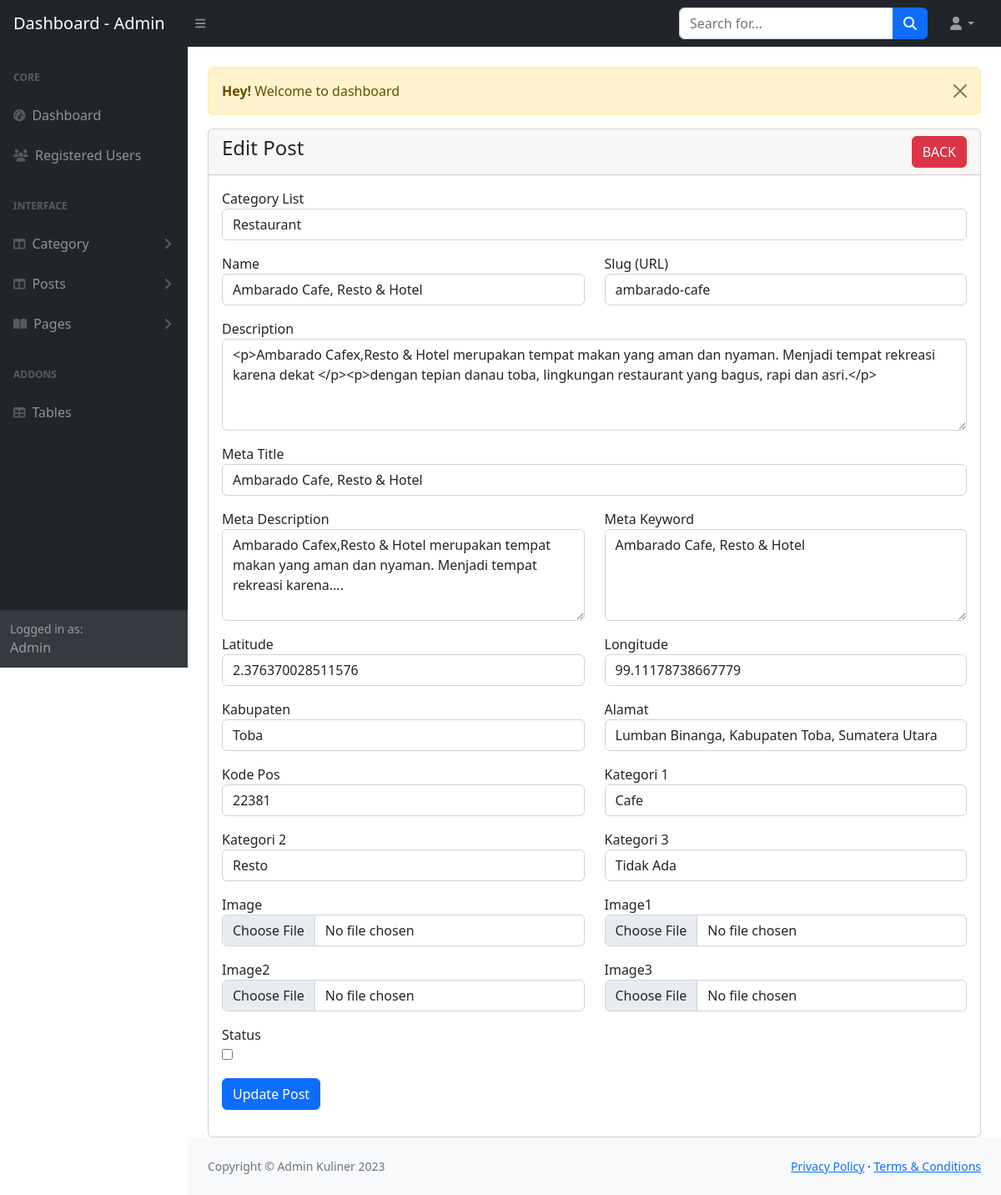
The app's page /admin/post-edit.php?id=7 (signed in) with its own data.
### tables this page shows
CREATE TABLE `posts` (
  `id` int(11) NOT NULL,
  `category_id` int(11) NOT NULL,
  `name` varchar(191) NOT NULL,
  `slug` varchar(191) NOT NULL,
  `description` text DEFAULT NULL,
  `image` varchar(191) DEFAULT NULL,
  `image1` varchar(191) DEFAULT NULL,
  `image2` varchar(191) DEFAULT NULL,
  `image3` varchar(191) DEFAULT NULL,
  `meta_title` varchar(191) NOT NULL,
  `meta_description` mediumtext NOT NULL,
  `meta_keyword` mediumtext NOT NULL,
  `status` tinyint(1) DEFAULT 0,
  `created_at` timestamp NULL DEFAULT current_timestamp(),
  `latitude` varchar(191) NOT NULL,
  `longitude` varchar(191) NOT NULL,
  `comments` text DEFAULT NULL,
  `kabupaten` varchar(191) NOT NULL,
  `alamat` varchar(191) NOT NULL,
  `kodepos` int(11) NOT NULL,
  `kategori1` varchar(191) NOT NULL,
  `kategori2` varchar(191) NOT NULL,
  `kategori3` varchar(191) NOT NULL
);

CREATE TABLE `categories` (
  `id` int(11) NOT NULL,
  `name` varchar(191) NOT NULL,
  `slug` varchar(191) NOT NULL,
  `description` text DEFAULT NULL,
  `meta_title` varchar(191) NOT NULL,
  `meta_description` mediumtext DEFAULT NULL,
  `meta_keyword` mediumtext DEFAULT NULL,
  `navbar_status` tinyint(1) DEFAULT 0,
  `status` tinyint(1) DEFAULT 0 COMMENT '0=visible,1=hidden,2=deleted',
  `created_at` timestamp NULL DEFAULT current_timestamp()
);

### admin/post-edit.php (the view, shortened to what this page needs)
<?php
include("includes/header.php");
?>
<div class="container-fluid px-4">
    <div class="row mt-4">
        <div class="col-md-12">
            <?php include('message.php'); ?>
            <div class="card">
                <div class="card-header">
                    <h4>Edit Post
                        <a href="post-view.php" class="btn btn-danger float-end">BACK</a>
                    </h4>
                </div>
                <div class="card-body">
                    <?php
                        if(isset($_GET['id']))
                        {
                            $post_id = $_GET['id'];
                            $post_query = "SELECT * FROM posts WHERE id='$post_id' LIMIT 1";
                            $post_query_res = mysqli_query($con, $post_query);
                            if(mysqli_num_rows($post_query_res) > 0)
                            {
                                $post_row = mysqli_fetch_array($post_query_res);
                                ?>
                                <form action="code.php" method="POST" enctype="multipart/form-data">
                                    <div class="row">
                                        <div class="col-md-12 mb-3">
                                            <label for="">Category List</label>
                                            <?php
                                                $category = "SELECT * FROM categories WHERE status='0' ";
                                                $category_run = mysqli_query($con, $category);
                                                if(mysqli_num_rows($category_run) > 0)
                                                {
                                                    ?>
                                                    <select name="category_id" required class="form-control">
                                                        <?php
                                                            foreach($category_run as $categoryitem)
                                                            {
                                                            ?>
                                                            <option value="<?= $categoryitem['id'] ?>" <?= $categoryitem['id'] == $post_row['category_id'] ? 'selected':'' ?> >
                                                                <?= $categoryitem['name'] ?>
                                                            </option>
                                                            <?php
                                                            }
                                                        ?>
                                                    </select>
                                                    <?php
                                                }
                                                else
                                                {
                                                    ?>
                                                    <h5>No Category Avalaible</h5>
                                                    <?php
                                                }
                                            ?>
                                        </div>
                                        <div class="col-md-6 mb-3">
                                            <label for="">Name</label>
                                            <input type="text" name="name" value="<?= $post_row['name'] ?>" required class="form-control">
                                        </div>
                                        <div class="col-md-6 mb-3">
                                            <label for="">Slug (URL)</label>
                                            <input type="text" name="slug" value="<?= $post_row['slug'] ?>" required class="form-control">
                                        </div>
                                        <div class="col-md-12 mb-3">
                                            <label for="">Description</label>
                                            <textarea name="description" id="summernote" required class="form-control" rows="4"><?= $post_row['description'] ?></textarea>
                                        </div>
                                        <div class="col-md-12 mb-3">
                                            <label for="">Meta Title</label>
                                            <input type="text" name="meta_title" value="<?= $post_row['meta_title'] ?>" max="191" required class="form-control">
                                        </div>
                                        <div class="col-md-6 mb-3">
                                            <label for="">Meta Description</label>
                                            <textarea name="meta_description" required class="form-control" rows="4"><?= $post_row['meta_description'] ?></textarea>
                                        </div>
                                        <div class="col-md-6 mb-3">
                                            <label for="">Meta Keyword</label>
                                            <textarea name="meta_keyword" required class="form-control" rows="4"><?= $post_row['meta_keyword'] ?></textarea>
                                        </div>
                                        <div class="col-md-6 mb-3">
                                            <label for="">Latitude</label>
                                            <input type="text" name="latitude" value="<?= $post_row['latitude'] ?>" max="191" required class="form-control">
                                        </div>
                                        <div class="col-md-6 mb-3">
                                            <label for="">Longitude</label>
                                            <input type="text" name="longitude" value="<?= $post_row['longitude'] ?>" max="191" required class="form-control">
                                        </div>
                                        <div class="col-md-6 mb-3">
                                            <label for="">Kabupaten</label>
                                            <input type="text" name="kabupaten" value="<?= $post_row['kabupaten'] ?>" max="191" required class="form-control">
                                        </div>
                                        <div class="col-md-6 mb-3">
                                            <label for="">Alamat</label>
                                            <input type="text" name="alamat" value="<?= $post_row['alamat'] ?>" max="191" required class="form-control">
                                        </div>
                                        <div class="col-md-6 mb-3">
                                            <label for="">Kode Pos</label>
                                            <input type="text" name="kodepos" value="<?= $post_row['kodepos'] ?>" max="191" required class="form-control">
                                        </div>
                                        <div class="col-md-6 mb-3">
                                            <label for="">Kategori 1</label>
                                            <input type="text" name="kategori1" value="<?= $post_row['kategori1'] ?>" max="191" required class="form-control">
                                        </div>
                                        <div class="col-md-6 mb-3">
                                            <label for="">Kategori 2</label>
                                            <input type="text" name="kategori2" value="<?= $post_row['kategori2'] ?>" max="191" required class="form-control">
                                        </div>
                                        <div class="col-md-6 mb-3">
                                            <label for="">Kategori 3</label>
                                            <input type="text" name="kategori3" value="<?= $post_row['kategori3'] ?>" max="191" required class="form-control">
                                        </div>
                                        <div class="col-md-6 mb-3">
                                            <label for="">Image</label>
                                            <input type="file" name="image" class="form-control">
                                        </div>
                                        <div class="col-md-6 mb-3">
                                            <label for="">Image1</label>
                                            <input type="file" name="image1" class="form-control">
                                        </div>
                                        <div class="col-md-6 mb-3">
                                            <label for="">Image2</label>
                                            <input type="file" name="image2" class="form-control">
                                        </div>
                                        <div class="col-md-6 mb-3">
                                            <label for="">Image3</label>
                                            <input type="file" name="image3" class="form-control">
                                        </div>
                                        <div class="col-md-6 mb-3">
                                            <label for="">Status</label><br/>
                                            <input type="checkbox" name="status" <?= $post_row['status'] == '1' ?'checked':'' ?> width="70px" height="70px">
                                        </div>
                                        <div class="col-md-12 mb-3">
                                            <button type="submit" name="post_update" class="btn btn-primary">Update Post</button>
                                        </div>
                                    </div>
                                </form>
                                <?php
                            }
                            else
                            {
                                ?>
                                    <h4>No Record Found</h4>
                                <?php
                            }
                        }
                    ?>
                </div>
            </div>
        </div>
    </div>
</div>
<?php
include("includes/footer.php");
include("includes/scripts.php");
?>

### records on screen
posts: category_id "Restaurant", name "Ambarado Cafe, Resto & Hotel", slug "ambarado-cafe", description "<p>Ambarado Cafex,Resto & Hotel merupakan tempat makan yang aman dan nyaman. Menjadi tempat rekreasi karena dekat </p><p>dengan tepian danau toba, lingkungan restaurant yang bagus, rapi dan asri.</p>", meta_title "Ambarado Cafe, Resto & Hotel", meta_description "Ambarado Cafex,Resto & Hotel merupakan tempat makan yang aman dan nyaman. Menjadi tempat rekreasi karena....", meta_keyword "Ambarado Cafe, Resto & Hotel", latitude "2.376370028511576", longitude "99.11178738667779", kabupaten "Toba", alamat "Lumban Binanga, Kabupaten Toba, Sumatera Utara", kodepos "22381", kategori1 "Cafe", kategori2 "Resto", kategori3 "Tidak Ada"

### other values on screen
$_SESSION['message'] "Welcome to dashboard"
